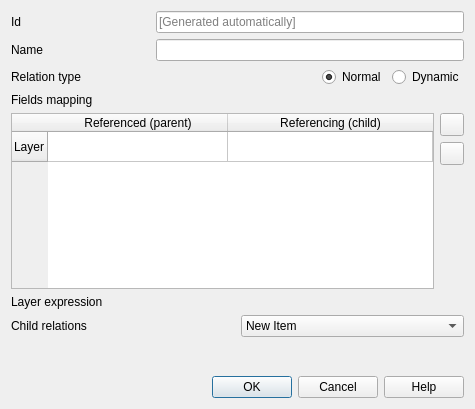
<?xml version="1.0" encoding="UTF-8"?>
<ui version="4.0">
 <class>QgsRelationManagerAddDialogBase</class>
 <widget class="QWidget" name="QgsRelationManagerAddDialogBase">
  <property name="geometry">
   <rect>
    <x>0</x>
    <y>0</y>
    <width>475</width>
    <height>409</height>
   </rect>
  </property>
  <property name="windowTitle">
   <string>Form</string>
  </property>
  <layout class="QGridLayout" name="gridLayout" columnstretch="1,2,0">
   <item row="3" column="0">
    <widget class="QLabel" name="mTypeLabel">
     <property name="text">
      <string>Relation type</string>
     </property>
    </widget>
   </item>
   <item row="1" column="0">
    <widget class="QLabel" name="mNameLabel">
     <property name="text">
      <string>Name</string>
     </property>
    </widget>
   </item>
   <item row="0" column="0">
    <widget class="QLabel" name="mIdLabel">
     <property name="text">
      <string>Id</string>
     </property>
    </widget>
   </item>
   <item row="4" column="0">
    <widget class="QLabel" name="mFieldsMappingLabel">
     <property name="text">
      <string>Fields mapping</string>
     </property>
    </widget>
   </item>
   <item row="5" column="0" colspan="2">
    <widget class="QTableWidget" name="mFieldsMappingTable">
     <property name="selectionBehavior">
      <enum>QAbstractItemView::SelectRows</enum>
     </property>
     <property name="rowCount">
      <number>1</number>
     </property>
     <attribute name="horizontalHeaderDefaultSectionSize">
      <number>180</number>
     </attribute>
     <attribute name="horizontalHeaderStretchLastSection">
      <bool>true</bool>
     </attribute>
     <row>
      <property name="text">
       <string>Layer</string>
      </property>
     </row>
     <column>
      <property name="text">
       <string>Referenced (parent)</string>
      </property>
     </column>
     <column>
      <property name="text">
       <string>Referencing (child)</string>
      </property>
     </column>
    </widget>
   </item>
   <item row="5" column="2">
    <layout class="QVBoxLayout" name="mFieldsMappingButtonsVBoxLayout">
     <item>
      <widget class="QToolButton" name="mFieldsMappingAddButton">
       <property name="icon">
        <iconset theme="add">
         <normaloff>.</normaloff>.</iconset>
       </property>
      </widget>
     </item>
     <item>
      <widget class="QToolButton" name="mFieldsMappingRemoveButton">
       <property name="icon">
        <iconset theme="remove">
         <normaloff>.</normaloff>.</iconset>
       </property>
      </widget>
     </item>
     <item>
      <spacer name="mFieldsMappingVSpacer">
       <property name="orientation">
        <enum>Qt::Vertical</enum>
       </property>
       <property name="sizeHint" stdset="0">
        <size>
         <width>20</width>
         <height>40</height>
        </size>
       </property>
      </spacer>
     </item>
    </layout>
   </item>
   <item row="3" column="1" colspan="2">
    <layout class="QHBoxLayout" name="mTypeHLayout">
     <item>
      <spacer name="mTypeHSpacer">
       <property name="orientation">
        <enum>Qt::Horizontal</enum>
       </property>
       <property name="sizeHint" stdset="0">
        <size>
         <width>40</width>
         <height>20</height>
        </size>
       </property>
      </spacer>
     </item>
     <item>
      <widget class="QRadioButton" name="mNormalTypeRadioButton">
       <property name="text">
        <string>Normal</string>
       </property>
       <property name="checked">
        <bool>true</bool>
       </property>
      </widget>
     </item>
     <item>
      <widget class="QRadioButton" name="mDynamicTypeRadioButton">
       <property name="text">
        <string>Dynamic</string>
       </property>
      </widget>
     </item>
    </layout>
   </item>
   <item row="1" column="1" colspan="2">
    <widget class="QLineEdit" name="mNameLineEdit"/>
   </item>
   <item row="0" column="1" colspan="2">
    <widget class="QLineEdit" name="mIdLineEdit">
     <property name="placeholderText">
      <string>[Generated automatically]</string>
     </property>
    </widget>
   </item>
   <item row="6" column="0" colspan="3">
    <widget class="QStackedWidget" name="mTypeStackedWidget">
     <property name="currentIndex">
      <number>1</number>
     </property>
     <widget class="QWidget" name="mNormalTypeWidget">
      <layout class="QGridLayout" name="gridLayout_3" columnstretch="1,2">
       <property name="leftMargin">
        <number>0</number>
       </property>
       <property name="topMargin">
        <number>0</number>
       </property>
       <property name="rightMargin">
        <number>0</number>
       </property>
       <property name="bottomMargin">
        <number>0</number>
       </property>
       <property name="horizontalSpacing">
        <number>6</number>
       </property>
       <item row="0" column="0">
        <widget class="QLabel" name="mRelationStrengthLabel">
         <property name="text">
          <string>Relationship strength</string>
         </property>
        </widget>
       </item>
       <item row="0" column="1">
        <widget class="QComboBox" name="mRelationStrengthComboBox"/>
       </item>
       <item row="1" column="0">
        <widget class="QLabel" name="mParentDynamicRelationLabel">
         <property name="text">
          <string>Parent dynamic relation</string>
         </property>
        </widget>
       </item>
       <item row="1" column="1">
        <widget class="QComboBox" name="mParentDynamicRelationComboBox"/>
       </item>
       <item row="2" column="0" colspan="2">
        <spacer name="mNormalTypeVSpacer">
         <property name="orientation">
          <enum>Qt::Vertical</enum>
         </property>
         <property name="sizeHint" stdset="0">
          <size>
           <width>20</width>
           <height>40</height>
          </size>
         </property>
        </spacer>
       </item>
      </layout>
     </widget>
     <widget class="QWidget" name="mDynamicTypeWidget">
      <layout class="QGridLayout" name="gridLayout_2">
       <property name="leftMargin">
        <number>0</number>
       </property>
       <property name="topMargin">
        <number>0</number>
       </property>
       <property name="rightMargin">
        <number>0</number>
       </property>
       <property name="bottomMargin">
        <number>0</number>
       </property>
       <item row="0" column="0">
        <widget class="QLabel" name="mLayerExpressionLabel">
         <property name="text">
          <string>Layer expression</string>
         </property>
        </widget>
       </item>
       <item row="0" column="1">
        <widget class="QgsFieldExpressionWidget" name="mLayerExpressionWidget"/>
       </item>
       <item row="1" column="0">
        <widget class="QLabel" name="mChildRelationsLabel">
         <property name="text">
          <string>Child relations</string>
         </property>
        </widget>
       </item>
       <item row="1" column="1">
        <widget class="QgsCheckableComboBox" name="mChildRelationsComboBox">
         <item>
          <property name="text">
           <string>New Item</string>
          </property>
         </item>
         <item>
          <property name="text">
           <string>New Item</string>
          </property>
         </item>
         <item>
          <property name="text">
           <string>New Item</string>
          </property>
         </item>
         <item>
          <property name="text">
           <string>New Item</string>
          </property>
         </item>
        </widget>
       </item>
       <item row="2" column="0" colspan="2">
        <spacer name="mDynamicTypeVSpacer">
         <property name="orientation">
          <enum>Qt::Vertical</enum>
         </property>
         <property name="sizeHint" stdset="0">
          <size>
           <width>20</width>
           <height>40</height>
          </size>
         </property>
        </spacer>
       </item>
      </layout>
     </widget>
    </widget>
   </item>
   <item row="7" column="0" colspan="3">
    <widget class="QDialogButtonBox" name="mButtonBox">
     <property name="standardButtons">
      <set>QDialogButtonBox::Cancel|QDialogButtonBox::Help|QDialogButtonBox::Ok</set>
     </property>
    </widget>
   </item>
  </layout>
 </widget>
 <customwidgets>
  <customwidget>
   <class>QgsCheckableComboBox</class>
   <extends>QComboBox</extends>
   <header>qgscheckablecombobox.h</header>
  </customwidget>
  <customwidget>
   <class>QgsFieldExpressionWidget</class>
   <extends>QWidget</extends>
   <header>qgsfieldexpressionwidget.h</header>
  </customwidget>
 </customwidgets>
 <resources/>
 <connections/>
</ui>
